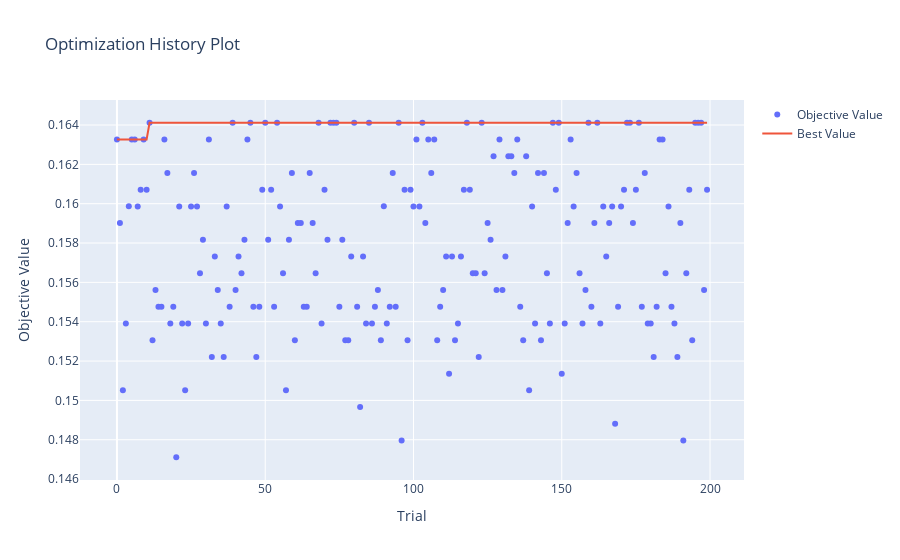

Write notebook code for a chart like this one.
### Code cell
# Visualize the optimization history of the study.
# - `plot_optimization_history(study)` shows the evolution of the objective function's value over trials.

optuna.visualization.plot_optimization_history(study)

### Figure 1 — Plotly figure (JSON) as saved in the notebook; plotly's stock layout.template omitted (floating-point values rounded to 4 significant figures; data arrays with more than 128 entries replaced by an {"elided": "..."} marker saying what was removed)
{"data": [{"mode": "markers", "name": "Objective Value", "type": "scatter", "x": {"elided": "200 int values"}, "y": {"elided": "200 float values"}}, {"mode": "lines", "name": "Best Value", "type": "scatter", "x": {"elided": "200 int values"}, "y": {"elided": "200 float values"}}, {"marker": {"color": "#cccccc"}, "mode": "markers", "name": "Infeasible Trial", "showlegend": false, "type": "scatter", "x": [], "y": []}], "layout": {"title": {"text": "Optimization History Plot"}, "xaxis": {"title": {"text": "Trial"}}, "yaxis": {"title": {"text": "Objective Value"}}}}
